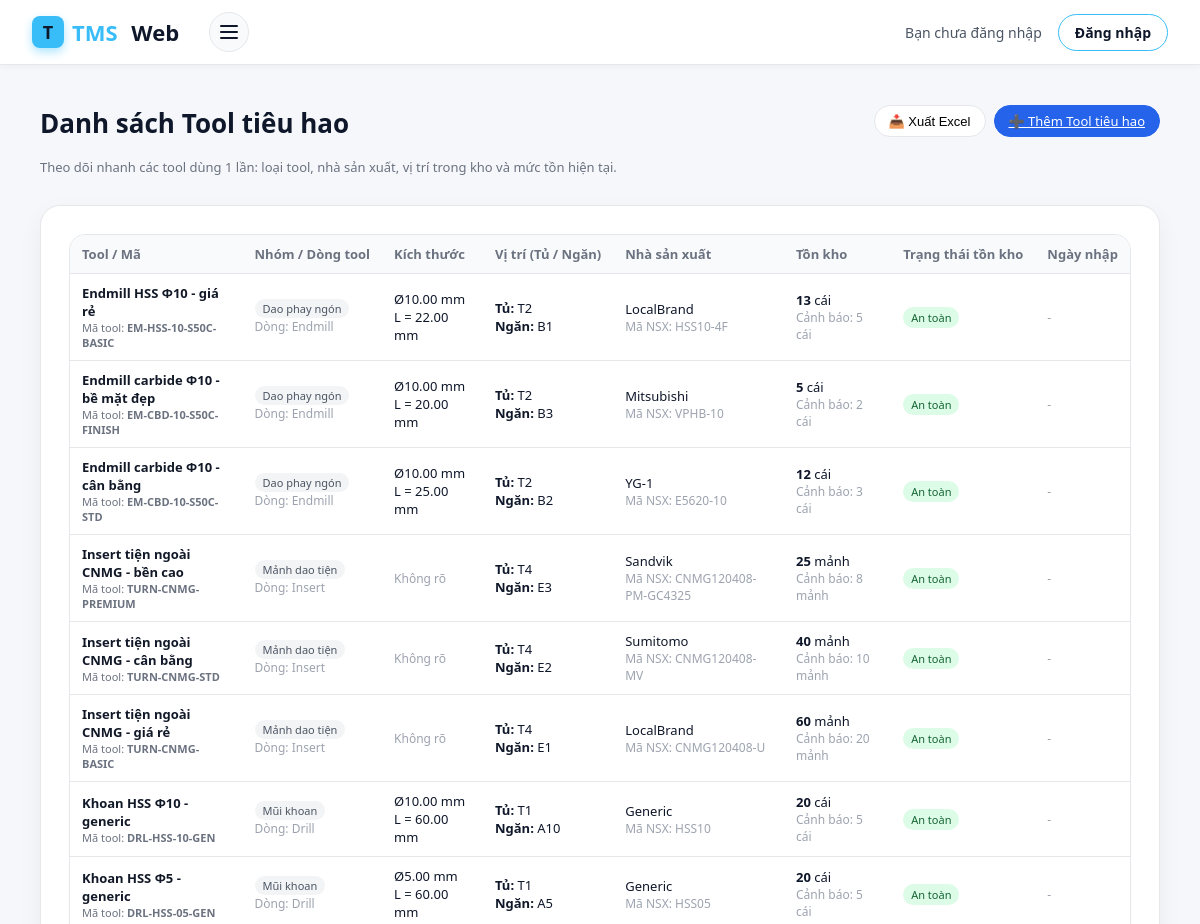
The page /tool/ (upper part) on the database as committed earlier.
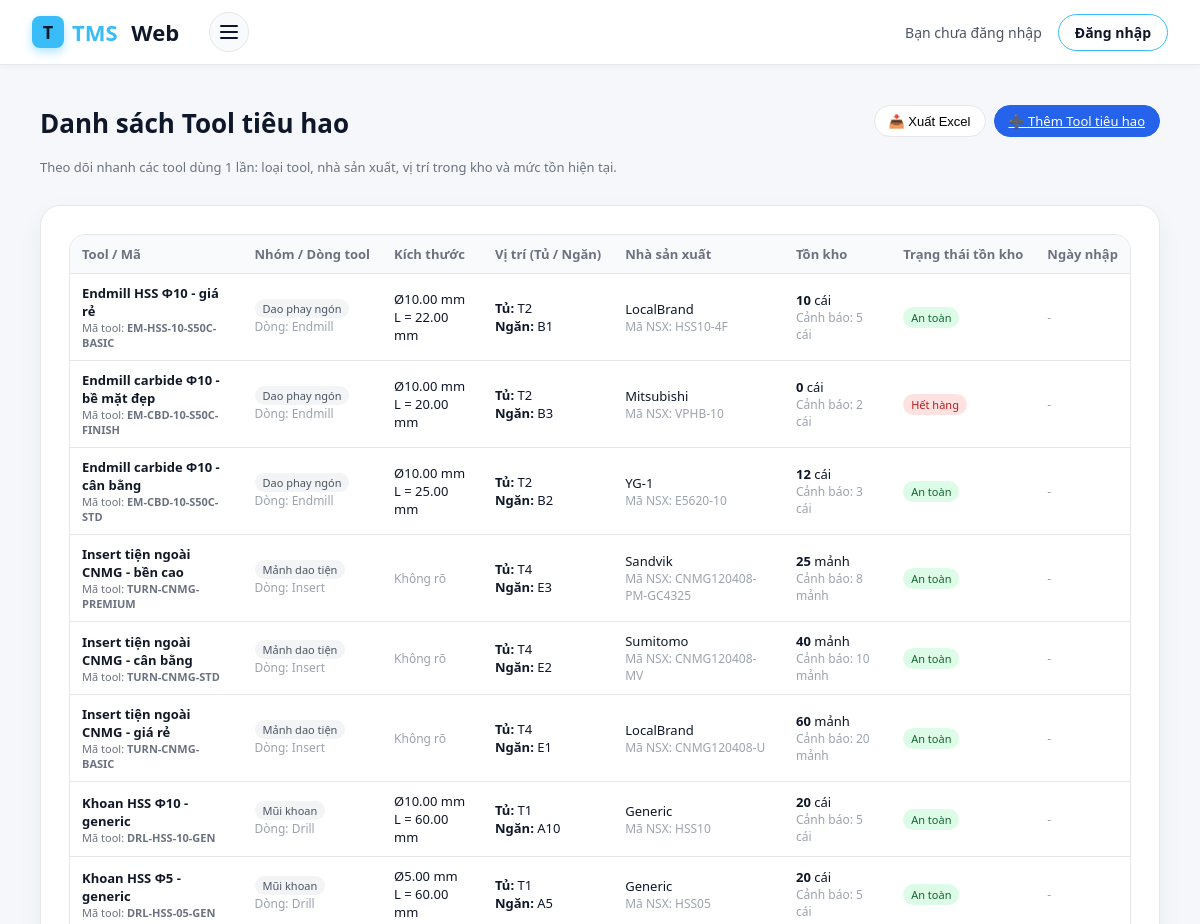
The same page on the database as committed later.
### tool/models.py (models this page shows, shortened)
class Tool(models.Model):
    LOAI_GIA_CONG_CHOICES = [
        ("DRILL", "Khoan"),
        ("MILL", "Phay"),
        ("TAP", "Taro"),
        ("REAM", "Doa"),
        ("TURN", "Tiện"),
    ]
    NHOM_VL_CHOICES = [
        ("P", "Thép (ISO P)"),
        ("M", "Thép không gỉ (ISO M)"),
        ("K", "Gang (ISO K)"),
        ("N", "Nhôm/kim loại màu (ISO N)"),
        ("S", "Hợp kim chịu nhiệt (ISO S)"),
        ("H", "Thép đã tôi (ISO H)"),
    ]
    ten_tool = models.CharField(
        max_length=200,
        verbose_name="Tên tool"
    )
    ma_tool = models.CharField(
        max_length=50,
        unique=True,
        verbose_name="Mã tool"
    )
    nhom_tool = models.CharField(
        max_length=100,
        verbose_name="Nhóm tool",
        help_text="VD: Mũi khoan, Dao phay, Mũi taro…"
    )
    dong_tool = models.CharField(
        max_length=100,
        blank=True,
        verbose_name="Dòng tool",
        help_text="VD: Drill, Endmill, Tap…"
    )
    nha_san_xuat = models.CharField(
        max_length=100,
        blank=True,
        verbose_name="Nhà sản xuất"
    )
    ma_nha_sx = models.CharField(
        max_length=100,
        blank=True,
        verbose_name="Mã nhà sản xuất"
    )
    tieu_chuan = models.CharField(
        max_length=100,
        blank=True,
        verbose_name="Tiêu chuẩn"
    )
    model = models.CharField(
        max_length=100,
        blank=True,
        verbose_name="Model"
    )
    vat_lieu_phu_hop = models.CharField(
        max_length=200,
        blank=True,
        verbose_name="Vật liệu gia công phù hợp",
        help_text="VD: C45, S50C, SUS304…"
    )
    ghi_chu = models.TextField(
        blank=True,
        verbose_name="Ghi chú thêm"
    )
    duong_kinh = models.DecimalField(
        max_digits=6,
        decimal_places=2,
        null=True,
        blank=True,
        verbose_name="Đường kính làm việc (mm)"
    )
    chieu_dai_lam_viec = models.DecimalField(
        max_digits=6,
        decimal_places=2,
        null=True,
        blank=True,
        verbose_name="Chiều dài làm việc (mm)"
    )
    don_vi_tinh = models.CharField(
        max_length=50,
        blank=True,
        verbose_name="Đơn vị tính",
        help_text="VD: cái, hộp, bộ…"
    )
    tuoi_tho_chuan = models.CharField(
        max_length=100,
        blank=True,
        verbose_name="Tuổi thọ chuẩn",
        help_text="VD: 1500 lỗ / 1 tool"
    )
    loai_gia_cong = models.CharField(
        max_length=50,
        choices=LOAI_GIA_CONG_CHOICES,
        verbose_name="Loại gia công chính",
        null=True,
        blank=True,
        help_text="Khoan / Phay / Taro / Doa / Tiện…"
    )
    duong_kinh_min = models.DecimalField(
        max_digits=6,
        decimal_places=2,
        null=True,
        blank=True,
        verbose_name="ĐK min cho phép (mm)"
    )
    duong_kinh_max = models.DecimalField(
        max_digits=6,
        decimal_places=2,
        null=True,
        blank=True,
        verbose_name="ĐK max cho phép (mm)"
    )
    ty_le_sau_lo_max = models.DecimalField(
        max_digits=4,
        decimal_places=1,
        null=True,
        blank=True,
        verbose_name="Tỷ lệ sâu lỗ max (L/D)"
    )
    nhom_vat_lieu_iso = models.CharField(
        max_length=2,
        choices=NHOM_VL_CHOICES,
        blank=True,
        verbose_name="Nhóm vật liệu ISO"
    )
    do_cung_min = models.PositiveIntegerField(
        null=True,
        blank=True,
        verbose_name="Độ cứng vật liệu min (HRC)"
    )
    do_cung_max = models.PositiveIntegerField(
        null=True,
        blank=True,
        verbose_name="Độ cứng vật liệu max (HRC)"
    )
    may_phu_hop = models.CharField(
        max_length=200,
        blank=True,
        verbose_name="Dòng máy phù hợp",
        help_text="VD: VMC 10.000 rpm, CNC tiện, Máy khoan bàn…"
    )
    can_coolant = models.BooleanField(
        default=False,
        verbose_name="Yêu cầu tưới nguội"
    )
    ton_kho = models.PositiveIntegerField(
        default=0,
        verbose_name="Tồn kho hiện tại"
    )
    muc_canh_bao = models.PositiveIntegerField(
        null=True,
        blank=True,
        verbose_name="Mức cảnh báo tối thiểu"
    )
    tu = models.CharField(
    max_length=1,
    blank=True,
    verbose_name="Tủ (A/B/...)"
    )
    ngan = models.PositiveSmallIntegerField(
    null=True,
    blank=True,
    verbose_name="Ngăn (số)"
    )
    may_uu_tien = models.CharField(
        max_length=100,
        blank=True,
        verbose_name="Máy / Line ưu tiên"
    )
    ngay_nhap_kho = models.DateField(
        null=True,
        blank=True,
        verbose_name="Ngày nhập kho"
    )
    gia_tri_mua = models.DecimalField(
        max_digits=15,
        decimal_places=0,
        null=True,
        blank=True,
        verbose_name="Giá trị mua (VND/đv)"
    )
    wear_max = models.PositiveIntegerField(
        null=True,
        blank=True,
        verbose_name="Độ mòn tối đa (%)"
    )
    nguong_thay = models.PositiveIntegerField(
        null=True,
        blank=True,
        verbose_name="Ngưỡng cảnh báo thay (%)"
    )
    hrc_tham_chieu = models.PositiveIntegerField(
        null=True,
        blank=True,
        verbose_name="Độ cứng vật liệu tham chiếu (HRC)"
    )
    che_do_cat_khuyen_nghi = models.TextField(
        blank=True,
        verbose_name="Chế độ cắt khuyến nghị"
    )
    ket_luan_fuzzy = models.TextField(
        blank=True,
        verbose_name="Kết luận fuzzy / khuyến nghị"
    )
    diem_gia = models.PositiveSmallIntegerField(
        null=True,
        blank=True,
        verbose_name="Điểm giá (1=rẻ, 5=rất đắt)"
    )
    diem_do_ben = models.PositiveSmallIntegerField(
        null=True,
        blank=True,
        verbose_name="Điểm độ bền (1=thấp, 5=rất bền)"
    )
    diem_on_dinh = models.PositiveSmallIntegerField(
        null=True,
        blank=True,
        verbose_name="Độ ổn định quá trình (1=kém, 5=rất ổn định)"
    )
    diem_chat_luong_be_mat = models.PositiveSmallIntegerField(
        null=True,
        blank=True,
        verbose_name="Chất lượng bề mặt (1=thô, 5=rất đẹp)"
    )
    diem_san_co = models.PositiveSmallIntegerField(
        null=True,
        blank=True,
        verbose_name="Độ sẵn có (1=khó mua, 5=luôn sẵn)"
    )
    diem_uu_tien_dung_truoc = models.PositiveSmallIntegerField(
        null=True,
        blank=True,
        verbose_name="Mức ưu tiên dùng trước (1=ít, 5=ưu tiên cao)"
    )
    created_at = models.DateTimeField(
        auto_now_add=True,
        verbose_name="Thời gian tạo"
    )
    updated_at = models.DateTimeField(
        auto_now=True,
        verbose_name="Thời gian cập nhật"
    )
    class Meta:
        verbose_name = "Tool tiêu hao"
        verbose_name_plural = "Tool tiêu hao"
        ordering = ["ten_tool", "ma_tool"]
        indexes = [
            models.Index(fields=["ma_tool"]),
            models.Index(fields=["nhom_tool", "dong_tool"]),
            models.Index(fields=["loai_gia_cong", "nhom_vat_lieu_iso"]),
        ]

### tool/views.py (the view)
# urls.py: path("", views.tool_list, name="tool_list"),
def tool_list(request):
    tools = Tool.objects.all()
    return render(request, "tool_list.html", {"tools": tools})

### templates/tool_list.html (shortened to what the changed rows need)
{% extends "base.html" %}
{% block content %}
<div class="holder-page">
  <div class="holder-card">
    <div class="holder-table-wrapper">
      <table class="holder-table">
        <thead>
          <tr>
            <th>Tool / Mã</th>
            <th>Nhóm / Dòng tool</th>
            <th>Kích thước</th>
            <th>Vị trí (Tủ / Ngăn)</th>
            <th>Nhà sản xuất</th>
            <th>Tồn kho</th>
            <th>Trạng thái tồn kho</th>
            <th>Ngày nhập</th>
          </tr>
        </thead>
        <tbody>
        {% for t in tools %}
          <tr class="table-row-clickable" data-href="{% url 'tool:tool_profile' t.pk %}">
            <td>
              <a href="{% url 'tool:tool_profile' t.pk %}" class="row-main-link">
                <div class="holder-name">{{ t.ten_tool|default:"(Chưa có tên tool)" }}</div>
                <div class="holder-name-sub">
                  Mã tool: <strong>{{ t.ma_tool|default:"-" }}</strong>
                </div>
              </a>
            </td>
            <td>
              {% if t.nhom_tool %}
                <div><span class="pill-small">{{ t.nhom_tool }}</span></div>
              {% else %}
                <div><span class="text-muted">Chưa phân nhóm</span></div>
              {% endif %}
              {% if t.dong_tool %}
                <div class="text-muted">Dòng: {{ t.dong_tool }}</div>
              {% endif %}
            </td>
            <td>
              {% if t.duong_kinh %}
                <div>Ø{{ t.duong_kinh }} mm</div>
              {% endif %}
              {% if t.chieu_dai_lam_viec %}
                <div>L = {{ t.chieu_dai_lam_viec }} mm</div>
              {% endif %}
            </td>
            <td>
              <div><strong>Tủ:</strong> {{ t.tu|default:"-" }}</div>
              <div><strong>Ngăn:</strong> {{ t.ngan|default:"-" }}</div>
            </td>
            <td>
              {{ t.nha_san_xuat|default:"-" }}
              {% if t.ma_nha_sx %}
                <div class="text-muted">Mã NSX: {{ t.ma_nha_sx }}</div>
              {% endif %}
            </td>
            <td>
              {% if t.ton_kho is not None %}
                <strong>{{ t.ton_kho }}</strong> {{ t.don_vi_tinh|default:"" }}
                {% if t.muc_canh_bao %}
                  <div class="text-muted">
                    Cảnh báo: {{ t.muc_canh_bao }} {{ t.don_vi_tinh|default:"" }}
                  </div>
                {% endif %}
              {% else %}
                <span class="text-muted">Chưa nhập</span>
              {% endif %}
            </td>
            <td>
              {% if t.ton_kho == 0 %}
                <span class="status-badge status-empty">Hết hàng</span>
              {% elif t.muc_canh_bao and t.ton_kho and t.ton_kho <= t.muc_canh_bao %}
                <span class="status-badge status-warn">Sắp hết - nên đặt</span>
              {% else %}
                <span class="status-badge status-safe">An toàn</span>
              {% endif %}
            </td>
            <td>
              {% if t.ngay_nhap_kho %}
                {{ t.ngay_nhap_kho|date:"d/m/Y" }}
              {% else %}
                <span class="text-muted">-</span>
              {% endif %}
            </td>
          </tr>
        {% empty %}
          <tr>
            <td colspan="8" style="text-align:center;color:#9ca3af;padding:16px;">
              Chưa có Tool tiêu hao nào trong hệ thống.
            </td>
          </tr>
        {% endfor %}
        </tbody>
      </table>
    </div>
  </div>
</div>
{% endblock %}

Rows that differ between the two databases and show on the page:
changed Tool "Endmill HSS Φ10 - giá rẻ": ton_kho "13" → "10"
changed Tool "Endmill carbide Φ10 - bề mặt đẹp": ton_kho "5" → "0"; ton_kho "An toàn" → "Hết hàng"
